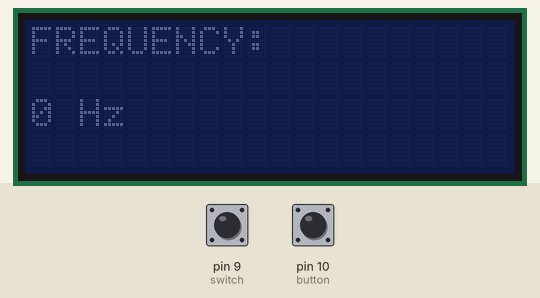
A sketch run on a simulated Arduino Uno, built with avr-gcc and run on an emulated ATmega328P. On the bench: 20×4 character LCD. Inputs (shaded band) come from the test bench; at power-on: pin 9 (switch) HIGH, pin 10 (button) HIGH.

Above: at 4.2 s.
4.3 s: pin 9 (switch) pulled LOW for 0.15 s
At 4.37 s:
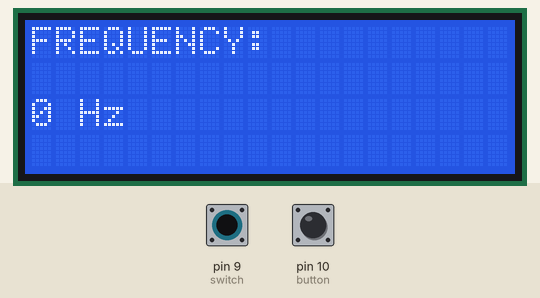
5.9 s: pin 10 (button) pulled LOW for 0.15 s
At 7.8 s:
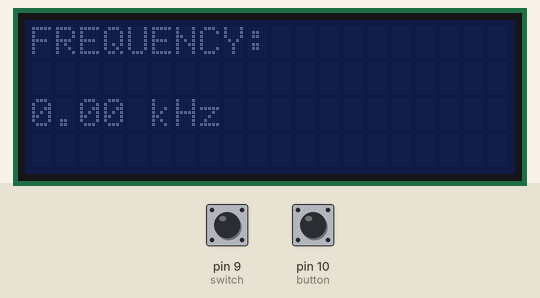
8.1 s: pin 9 (switch) pulled LOW for 1 s
At 8.9 s:
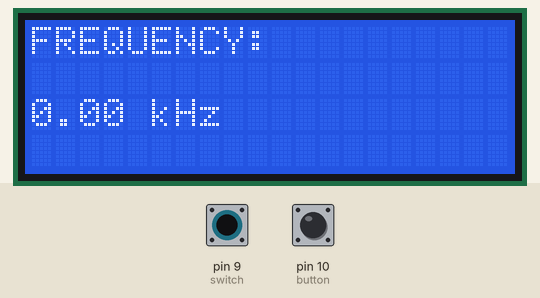
10.6 s: pin 9 (switch) pulled LOW for 3.2 s
15.3 s: pin 10 (button) pulled LOW for 3.2 s
At 20.3 s:
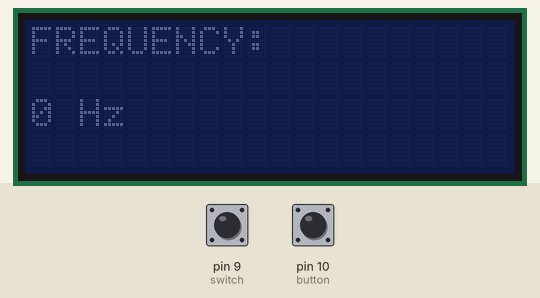
Timing chart, 0 to 21.8 s (numbered marks = the images above; inputs shaded):
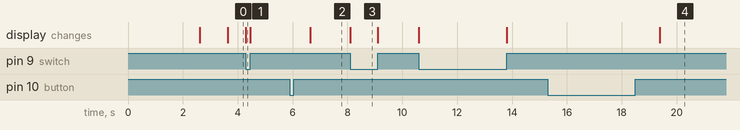

Measured:
- after the input at 4.3 s, the display: changes at once (image 1)
- after the input at 5.9 s, the display: changes after 0.74 s (image 2)
- after the input at 8.1 s, the display: changes at once (image 3)
- after the input at 15.3 s, the display: changes after 4.1 s (image 4)

The sketch:

Freqency_Counter_Tool.ino
```cpp
#include <FreqCount.h>

#include <SPI.h>
#include <SD.h>
#include <Wire.h>
#include <LiquidCrystal_I2C.h>
LiquidCrystal_I2C lcd(0x27, 20, 4);// change this according to ur display!
int FREQUENCY = 00000;
bool abrev = false;
float kHz = 0.000;
void setup() {
  lcd.init();
  lcd.backlight();
  lcd.clear();

  lcd.clear();
  lcd.print("Freq. Measuring Tool");
  lcd.setCursor(0, 3);
  lcd.print("     B3-38-2022");
  delay(2500);
  lcd.clear();

  lcd.print("FREQUENCY:");
  // initialize freqCount library with time basis of 1000ms (1 second)
  // Arduino counts number of pulses during period of 1 second
  FreqCount.begin(1000);
  pinMode(9, INPUT_PULLUP);//switch
  pinMode(10, INPUT_PULLUP);//button

}
void loop() {

  if (FreqCount.available()) {
    unsigned long count = FreqCount.read();

    lcd.setCursor(0, 0);


    lcd.print("FREQUENCY:");
    lcd.setCursor(0, 2);
    if (abrev == true) {

      kHz = count / 1000;
      lcd.print(kHz);  // print frequency value in Hz
      lcd.print(" kHz      ");
    } else {
      lcd.print(count);  // print frequency value in Hz
      lcd.print(" Hz      ");
    }

  }


  if (digitalRead(9) == LOW) {
    lcd.backlight();
  } else {
    lcd.noBacklight();
  }


  if (digitalRead(10) == LOW) {
    if (abrev == true) {
      abrev = false;
      delay(300);
    } else {
      abrev = true;
      delay(300);
    }

  }


}
```
